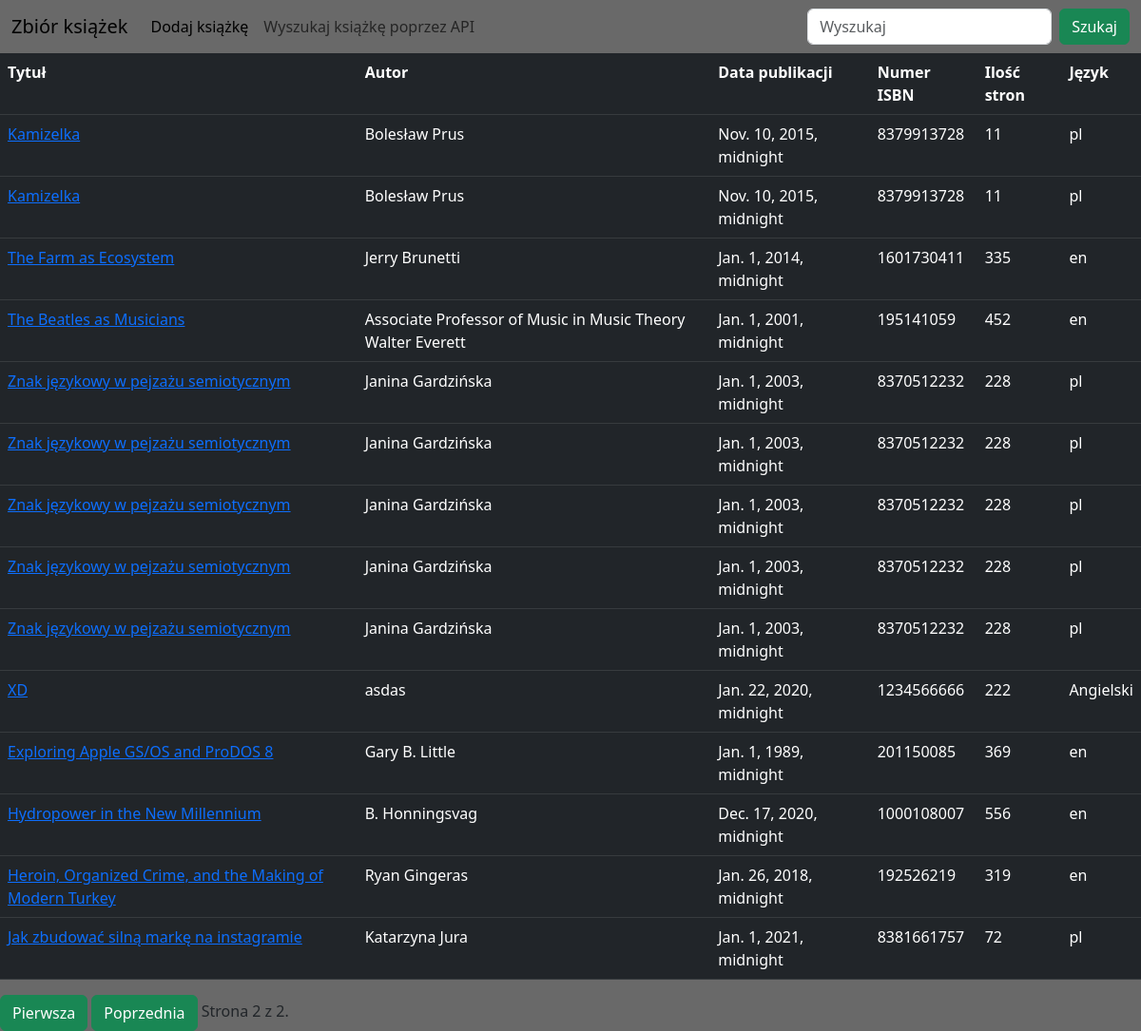
Page /?page=2 on the earlier database version.
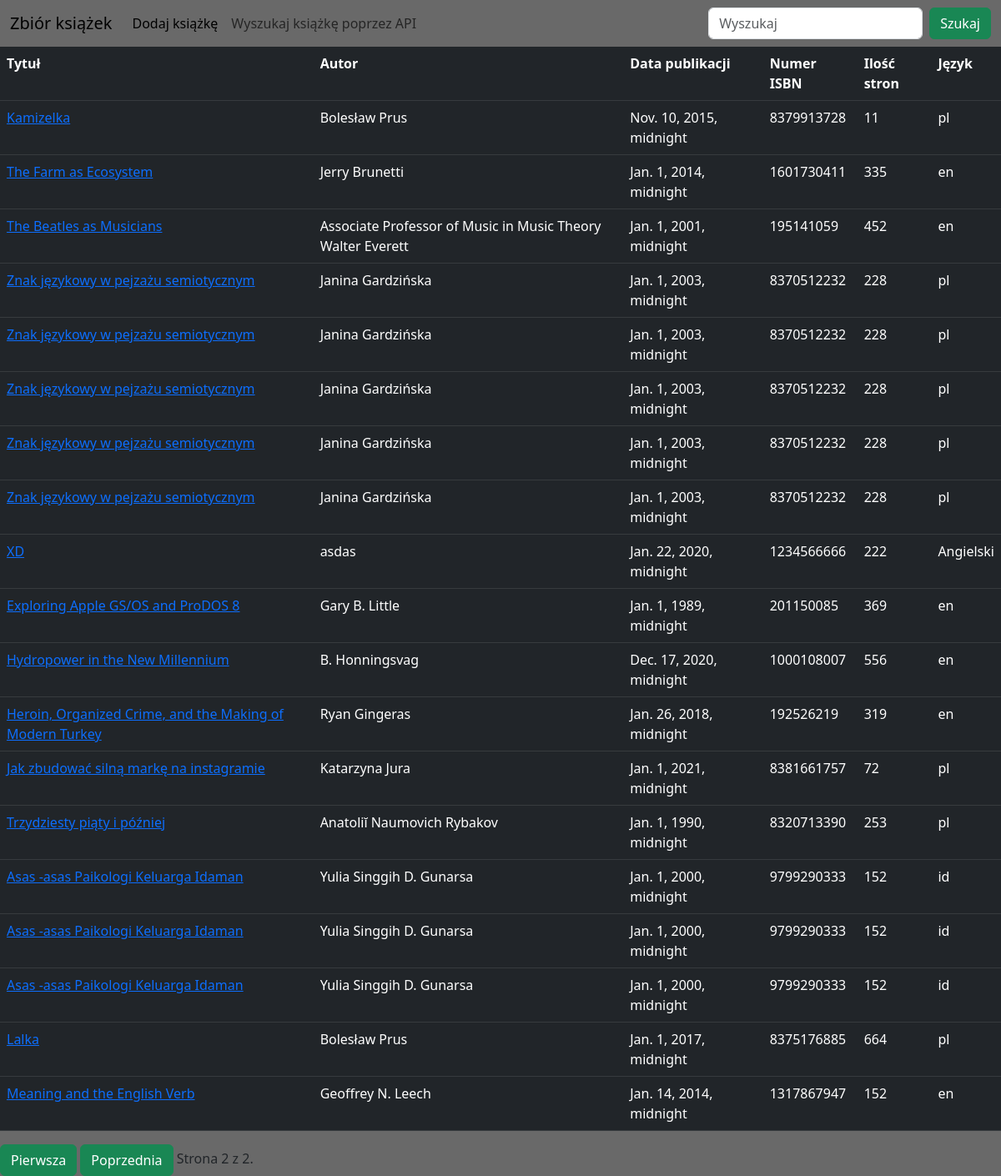
Same page on the later database version.
### book/models.py (models this page shows, shortened)
class Book(models.Model):
    title = models.CharField(max_length=50, verbose_name="Tytuł")
    author = models.CharField(max_length=50, verbose_name="Autor")
    pub_date = models.DateField(verbose_name="Data publikacji (RRRR-MM-DD)")
    isbn = models.IntegerField(verbose_name="Numer ISBN")
    pages = models.PositiveIntegerField(verbose_name="Liczba stron")
    language = models.CharField(max_length=10, verbose_name="Język")

### book/views.py (the view)
# urls.py: path('', views.book_list, name='book-home'),
def book_list(request):
    books = Book.objects.all()
    paginator = Paginator(books, 20)
    page_number = request.GET.get('page')
    page_obj = paginator.get_page(page_number)
    context = {'page_obj': page_obj}
    return render(request, 'book/home.html', context)

### book/templates/book/home.html (shortened to what this page needs)
{% extends "book/base.html" %}
{% block content %}
<table class="table table-dark">
   <tbody>
        <tr>
          <th scope="col">Tytuł</th>
          <th scope="col">Autor</th>
          <th scope="col">Data publikacji</th>
          <th scope="col">Numer ISBN</th>
          <th scope="col">Ilość stron</th>
          <th scope="col">Język</th>
        </tr>
   </tbody>
    {% for book in page_obj %}
    <tbody>
       <tr>
          <td><a href="{% url 'book-detail' book.id %}">{{book.title}}</a></td>
          <td>{{ book.author }}</td>
          <td>{{ book.pub_date }}</td>
          <td>{{ book.isbn }}</td>
          <td>{{ book.pages }}</td>
          <td>{{ book.language }}</td>
        </tr>
    </tbody>
    {% endfor %}
</table>
<div class="pagination">
    <span class="step-links">
        {% if page_obj.has_previous %}
           <a href="?page=1"><button class="btn btn-success" type="submit">Pierwsza</button></a>
           <a href="?page={{ page_obj.previous_page_number }}"><button class="btn btn-success">Poprzednia</button></a>
        {% endif %}
        <span class="current">
            Strona {{ page_obj.number }} z {{ page_obj.paginator.num_pages }}.
        </span>
    </span>
</div>
{% endblock content %}

Differences in the rows shown:
no longer on this page (row unchanged): Book: title "Kamizelka", author "Bolesław Prus", pub_date "Nov. 10, 2015, midnight", isbn "8379913728", pages "11", language "pl"
added Book: title "Trzydziesty piąty i później", author "Anatoliĭ Naumovich Rybakov", pub_date "Jan. 1, 1990, midnight", isbn "8320713390", pages "253", language "pl"
added Book: title "Asas -asas Paikologi Keluarga Idaman", author "Yulia Singgih D. Gunarsa", pub_date "Jan. 1, 2000, midnight", isbn "9799290333", pages "152", language "id"
added Book: title "Asas -asas Paikologi Keluarga Idaman", author "Yulia Singgih D. Gunarsa", pub_date "Jan. 1, 2000, midnight", isbn "9799290333", pages "152", language "id"
added Book: title "Asas -asas Paikologi Keluarga Idaman", author "Yulia Singgih D. Gunarsa", pub_date "Jan. 1, 2000, midnight", isbn "9799290333", pages "152", language "id"
added Book: title "Lalka", author "Bolesław Prus", pub_date "Jan. 1, 2017, midnight", isbn "8375176885", pages "664", language "pl"
added Book: title "Meaning and the English Verb", author "Geoffrey N. Leech", pub_date "Jan. 14, 2014, midnight", isbn "1317867947", pages "152", language "en"
